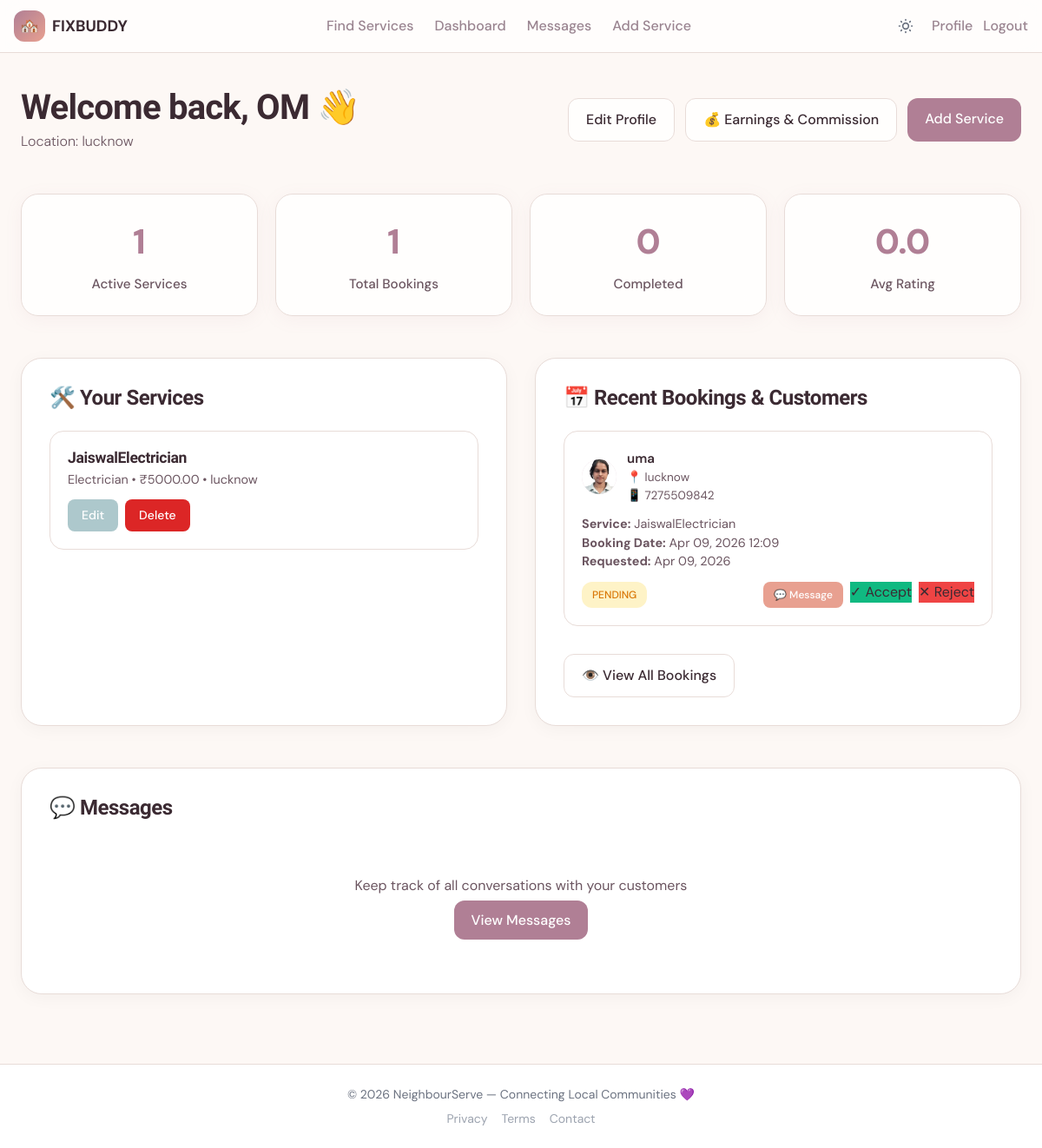
Page /dashboard/ (signed in) on the earlier database version.
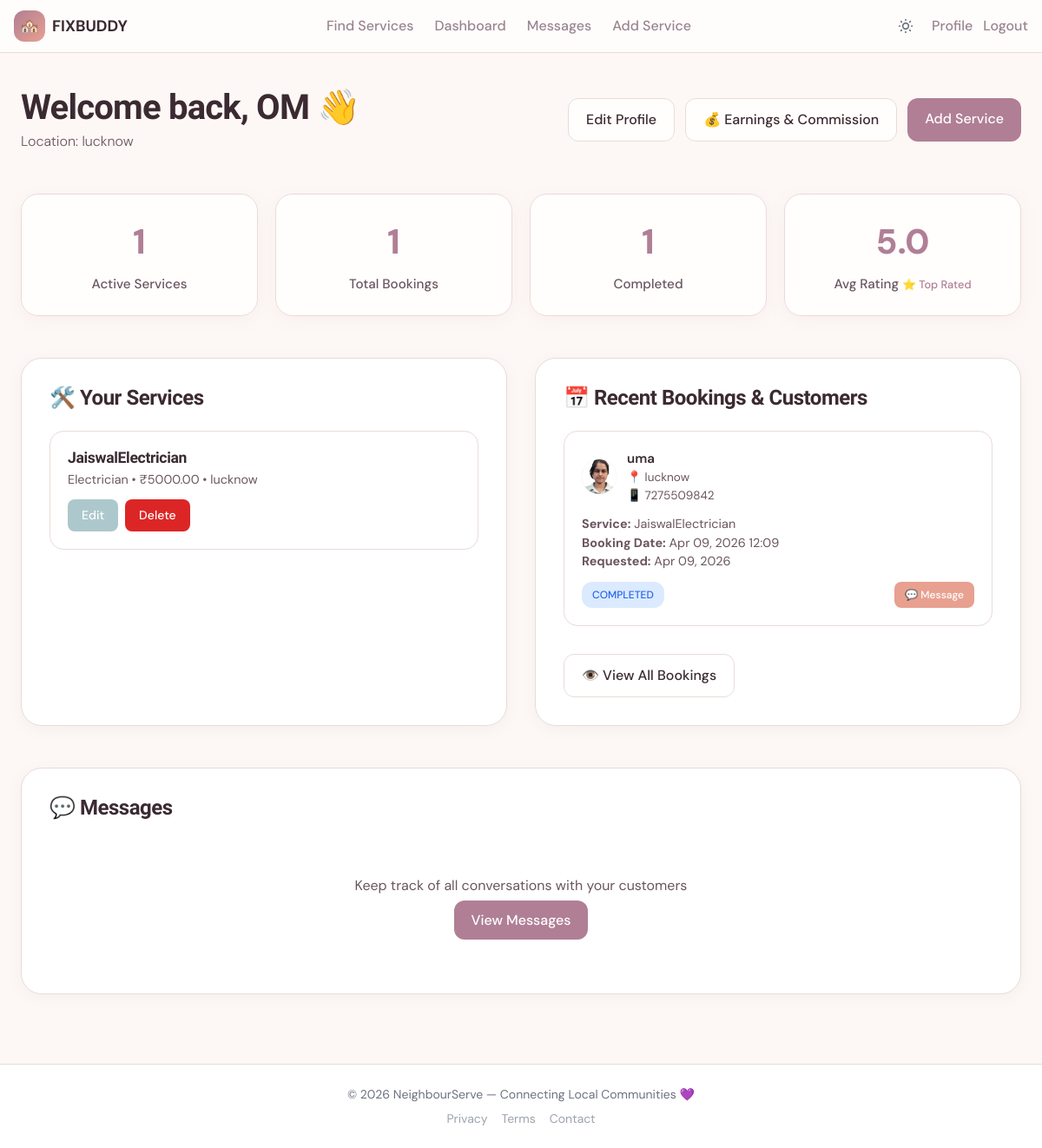
Same page on the later database version.
### marketplace/models.py (models this page shows, shortened)
class Booking(models.Model):
    customer = models.ForeignKey(User, on_delete=models.CASCADE, related_name='bookings_made')
    service = models.ForeignKey(Service, on_delete=models.CASCADE, related_name='bookings')
    status = models.CharField(max_length=10, choices=STATUS_CHOICES, default='pending')
    booking_date = models.DateTimeField()
    notes = models.TextField(blank=True, help_text="Additional notes from customer")
    is_paid = models.BooleanField(default=False, help_text="Whether payment is completed")
    created_at = models.DateTimeField(auto_now_add=True)
    updated_at = models.DateTimeField(auto_now=True)

class UserProfile(models.Model):
    user = models.OneToOneField(User, on_delete=models.CASCADE)
    role = models.CharField(max_length=10, choices=ROLE_CHOICES, default='customer')
    location = models.CharField(max_length=255, blank=True, help_text="City or area where the user is located")
    phone_number = models.CharField(max_length=15, blank=True)
    bio = models.TextField(blank=True, help_text="Short description for service providers")
    profile_photo = models.ImageField(upload_to='profile_photos/', null=True, blank=True, help_text="Upload your profile photo")

class Service(models.Model):
    provider = models.ForeignKey(User, on_delete=models.CASCADE, related_name='services')
    title = models.CharField(max_length=200)
    description = models.TextField()
    category = models.CharField(max_length=20, choices=CATEGORY_CHOICES)
    price = models.DecimalField(max_digits=10, decimal_places=2, validators=[MinValueValidator(0)])
    location = models.CharField(max_length=255, help_text="Service area or city")
    experience_years = models.PositiveIntegerField(default=0, help_text="Years of experience")
    image = models.ImageField(upload_to='services/', null=True, blank=True, help_text="Upload a service image")
    is_active = models.BooleanField(default=True)
    created_at = models.DateTimeField(auto_now_add=True)

### marketplace/views.py (the view, shortened to what this page needs)
# urls.py: path('dashboard/', views.dashboard, name='dashboard'),
@login_required
def dashboard(request):
    user_profile = get_object_or_404(UserProfile, user=request.user)
    if user_profile.role == 'provider':
        services = Service.objects.filter(provider=request.user)
        bookings = Booking.objects.filter(service__provider=request.user)
        reviews = Review.objects.filter(service__provider=request.user)
        total_services = services.count()
        total_bookings = bookings.count()
        completed_bookings = bookings.filter(status='completed').count()
        pending_bookings = bookings.filter(status='pending').count()
        if reviews:
            average_rating = sum(review.rating for review in reviews) / len(reviews)
            is_top_rated = average_rating >= 4.0
        else:
            average_rating = 0
            is_top_rated = False
        context = {
            'user_profile': user_profile,
            'services': services,
            'bookings': bookings.order_by('-created_at'),
            'total_services': total_services,
            'total_bookings': total_bookings,
            'completed_bookings': completed_bookings,
            'pending_bookings': pending_bookings,
            'average_rating': average_rating,
            'is_top_rated': is_top_rated,
            'review_count': reviews.count(),
        }
        return render(request, 'marketplace/provider_dashboard.html', context)

### marketplace/templates/marketplace/provider_dashboard.html (shortened to what the changed rows need)
{% extends 'marketplace/base.html' %}
{% block content %}
<script src="https://cdn.tailwindcss.com"></script>
<div class="dashboard">
  <div class="dashboard-header">
    <div class="header-left">
      <h1>Welcome back, {{ user.first_name|default:"Provider" }} 👋</h1>
    </div>
  </div>
  <div class="stats-grid">
    <div class="stat-card">
      <div class="stat-number">{{ completed_bookings }}</div>
      <div class="stat-label">Completed</div>
    </div>
    <div class="stat-card">
      <div class="stat-number">{{ average_rating|floatformat:1 }}</div>
      <div class="stat-label">Avg Rating
        {% if is_top_rated %}
          <span style="color: var(--mauve); font-size: 0.8rem;"> ⭐ Top Rated</span>
        {% endif %}
      </div>
    </div>
  </div>
  <div class="sections-grid">
    <div class="section-card">
      <h2 class="section-title">🛠️ Your Services</h2>
    </div>
    <div class="section-card">
      <h2 class="section-title">📅 Recent Bookings & Customers</h2>
      {% if bookings %}
        {% for booking in bookings|slice:":8" %}
          <div class="booking-item">
            <div class="booking-customer">
              <div class="customer-avatar">
                {% if booking.customer.userprofile.profile_photo %}
                  <img src="{{ booking.customer.userprofile.profile_photo.url }}" alt="{{ booking.customer.first_name }}">
                {% else %}
                  {{ booking.customer.first_name|first|upper }}
                {% endif %}
              </div>
              <div class="customer-info">
                <h5>{{ booking.customer.get_full_name|default:booking.customer.username }}</h5>
                <p>📍 {{ booking.customer.userprofile.location|default:"Location not set" }}</p>
                <p>📱 {{ booking.customer.userprofile.phone_number|default:"Phone not provided" }}</p>
              </div>
            </div>
            <div class="booking-info" style="margin-bottom: 12px;">
              <p><strong>Service:</strong> {{ booking.service.title }}</p>
              <p><strong>Booking Date:</strong> {{ booking.booking_date|date:"M d, Y H:i" }}</p>
              <p><strong>Requested:</strong> {{ booking.created_at|date:"M d, Y" }}</p>
            </div>
            <div style="display: flex; justify-content: space-between; align-items: center; flex-wrap: wrap; gap: 12px;">
              <div class="booking-status status-{{ booking.status }}">
                {{ booking.get_status_display }}
              </div>
              <div class="booking-actions-enhanced">
                <a href="{% url 'start_conversation_from_booking' booking.id %}" class="btn-message">
                  💬 Message
                </a>
                {% if booking.status == 'pending' %}
                  <form method="POST" action="{% url 'manage_bookings' %}" style="display: inline;">
                    <button type="submit" class="btn-accept">✓ Accept</button>
                  </form>
                  <form method="POST" action="{% url 'manage_bookings' %}" style="display: inline;">
                    <button type="submit" class="btn-reject">✕ Reject</button>
                  </form>
                {% endif %}
              </div>
            </div>
          </div>
        {% endfor %}
      {% else %}
        <div class="empty-state">
          <h3>No bookings yet</h3>
          <p>Your services will appear here once customers book them</p>
        </div>
      {% endif %}
    </div>
  </div>
  <div style="margin-top: 48px;">
    <div class="section-card">
      <h2 class="section-title">💬 Messages</h2>
    </div>
  </div>
</div>
{% endblock %}

Differences in the rows shown:
changed Booking "uma": status "PENDING" → "COMPLETED"; no longer shows "✓ Accept ✕ Reject"
Other differences:
{{ completed_bookings }}: "0" → "1"
{{ average_rating|floatformat:1 }}: "0.0" → "5.0"
text now shown: "⭐ Top Rated"
